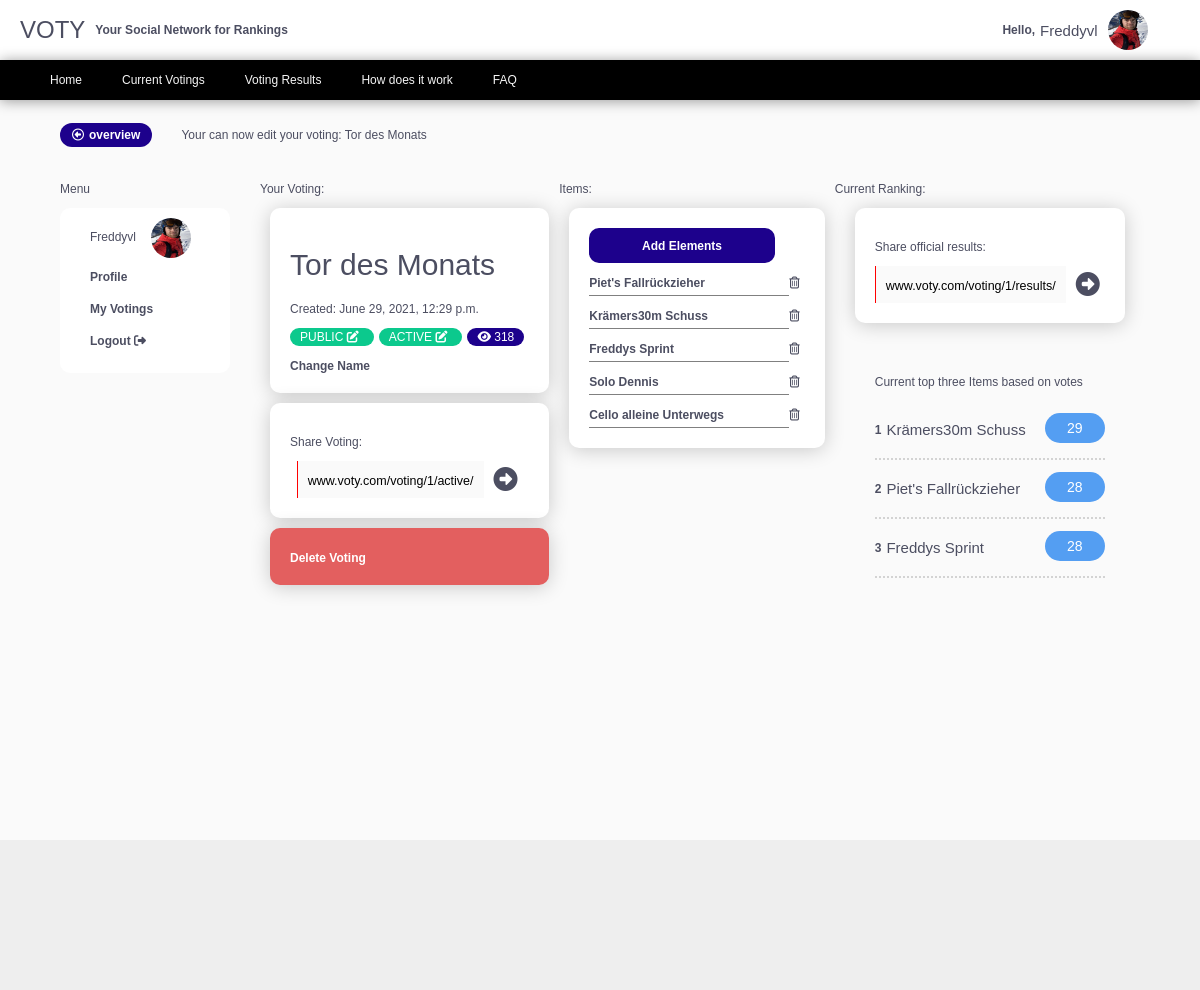
The app's page /voting/1/ (signed in) with its own data.
### users/models.py (models this page shows, shortened)
class Profile(models.Model):
    user = models.OneToOneField(User, on_delete=models.CASCADE)
    image = models.ImageField(default='default.jpg', upload_to='profile_pics')
    total_number_of_votings = models.SmallIntegerField(default=0)

### voting/models.py (models this page shows, shortened)
class Voting(models.Model):
    title = models.CharField(max_length=100)
    active = models.BooleanField(default=False)
    private = models.BooleanField(default=False)
    date_created = models.DateTimeField(default=timezone.now)
    author = models.ForeignKey(User, on_delete=models.CASCADE)
    number_of_votes = models.PositiveIntegerField(default=0)

class Element(models.Model):
    title = models.CharField(max_length=100)
    description = models.TextField(blank=True)
    voting = models.ForeignKey(Voting, on_delete=models.CASCADE, related_name='related_votings')
    likes = models.PositiveIntegerField(default=0)
    link = models.CharField(max_length=300, blank=True, default='https://images.pexels.com/photos/2444429/pexels-photo-2444429.jpeg?auto=compress&cs=tinysrgb&dpr=2&h=750&w=1260')

### voting/views.py (the view)
# urls.py: path('<int:pk>/', VotingDetailView.as_view(), name='voting-detail'),
class VotingDetailView(LoginRequiredMixin, UserPassesTestMixin, DetailView):
    model = Voting
    def test_func(self):
        voting = self.get_object()
        if self.request.user == voting.author:
            return True
        return False
    def get_context_data(self, **kwargs):
        context = super().get_context_data(**kwargs)
        context['elements'] = Element.objects.filter(voting_id=self.kwargs['pk'])
        context['ordered_elements'] = Element.objects.filter(voting_id=self.kwargs['pk']).order_by('-likes')[:3]
        return context

### voting/templates/voting/voting_detail.html
{% extends 'voting/base.html' %}
{% load crispy_forms_tags %}
{% load static %}
{% block extrahead %}
        <link rel="stylesheet" type="text/css "href="{% static 'voting/userrestricted-voting-detail.css' %}">
        <link rel="stylesheet" type="text/css "href="{% static 'voting/active-voting.css' %}">
{% endblock %}
{% block content %}
<div class="menu2 flex">
    <a class="btn-blue " href="{% url 'list-of-votings-userrestricted' %}"><i class="far fa-arrow-alt-circle-left"></i> overview</a>
    <p>Your can now edit your voting: {{object.title}} </p>
</div>
<div class="flex">
        <div>
            <p>Menu</p>
            <div class="menu-panel" id="menu-panel">
                <div class="avatar flex">
                        <p>{{user.username}}</p>
                        <img src="{{ user.profile.image.url }}" alt="{{ element.author }}" />
                </div>
                <p><a class="link" href="{% url 'profile' %}">Profile</a></p>
                <p><a class="link" href="{% url 'list-of-votings-userrestricted' %}">My Votings</a></p>
               <p><a class="link" href="{% url 'logout' %}">Logout <i class="fas fa-sign-out-alt"></i></a></p>
            </div>
        </div>
        <div>
            <p>Your Voting:</p>
            <div class="menu-header voting-card">
                <h1>{{ object.title }}</h1>
                <p>Created: {{ object.date_created }}</p>
                <div class="flex margin-top-bot">
                            {% if object.private %}
                            <div class="tag tag-orange">
                                <a href="{% url 'private' object.id %}">Private <i class="fas fa-edit"></i></a>
                            </div>
                            {% else %}
                            <div class="tag tag-green">
                                <a href="{% url 'private' object.id %}">Public <i class="fas fa-edit"></i></a>
                            </div>
                            {% endif %}
                            {% if object.active %}
                            <div class="tag tag-green">
                                <a href="{% url 'activate' object.id %}">Active <i class="fas fa-edit"></i></a>
                            </div>
                            {% else %}
                            <div class="tag tag-orange">
                                <a href="{% url 'activate' object.id %}">Deactivated <i class="fas fa-edit"></i></a>
                            </div>
                            {% endif %}
                            <div class="tag tag-blue"><span><i class="fas fa-eye"></i>  {{object.number_of_votes}}</span></div>
                        </div>
                <a href="{% url 'voting-update' object.id %}">Change Name</a>
            </div>
            <div class="voting-card">
                <p>Share Voting:</p>
                <div class="flex align-items-center">
                    <div class="share-url">
                        <small>www.voty.com{% url 'voting-active' object.id %}</small>
                    </div>
                    <a href="{% url 'voting-active' object.id %}" style="margin-left: 10px; font-size: 24px;"> <i class="fas fa-arrow-alt-circle-right"></i></a>
                </div>
            </div>
            <div class="voting-card" id="delete-btn">
                <a href="{% url 'voting-delete' object.id %}">Delete Voting</a>
            </div>
        </div>
        <div>
        <p>Items:</p>
            <div class="voting-card">
                <a class="create-btn" href="{% url 'add-elements' object.id %}">Add Elements</a>
                {% for element in elements %}
                <div class="flex">
                    <div class="element">
                        <a href="{% url 'element-detail' object.id element.id %}">{{ element.title }}</a>
                    </div>
                    <div class="element-delete">
                        <a href="{% url 'delete-element' object.id element.id %}"><i class="far fa-trash-alt"></i></a>
                    </div>
                </div>
                {% endfor %}
            </div>
        </div>
    {% if object.active %}
        <div>
            <p>Current Ranking:</p>
            <div style="margin-left: 10px;" ">
                <div class="voting-card">
                <p>Share official results:</p>
                <div class="flex align-items-center">
                    <div class="share-url">
                        <small>www.voty.com{% url 'voting-results' object.id %}</small>
                    </div>
                    <a href="{% url 'voting-results' object.id %}" style="margin-left: 10px; font-size: 24px;"> <i class="fas fa-arrow-alt-circle-right"></i></a>
                </div>
            </div>
            <div class="results">
                    <p>Current top three Items based on votes</p>
                    {% for element in ordered_elements  %}
                    <li>
                       <div class="flex align-items-center">
                           <p>{{ forloop.counter }}</p>
                           <p>{{element.title}}</p>
                       </div>
                       <div>
                           <p>
                               <div class="number-of-votes flex">
                                   {{element.likes}}
                               </div>
                           </p>
                       </div>
                   </li>
                {% endfor %}
            </div>
        </div>
        {% endif %}
    </div>
</div>
{% endblock content%}

### voting/templates/voting/base.html (shortened to what this page needs)
{% load static %}
<!DOCTYPE html>
<html lang="en">
<head>
    <link rel="stylesheet" type="text/css "href="{% static 'voting/main.css' %}">
    <link rel="stylesheet" type="text/css "href="{% static 'voting/navbar-avatar.css' %}">
    <link rel="stylesheet" type="text/css "href="{% static 'voting/card.css' %}">
    {% block extrahead %}
    {% endblock %}
</head>
<body>
    <div class="navbar flex space-between">
        <div class="logo flex">
            <h1>VOTY</h1>
            <h1 style="font-size: 12px;"> Your Social Network for Rankings</h1>
        </div>
        <div class="user-menu flex align-items-center">
        {% if user.is_authenticated %}
            <div class="dropdown">
                <div class="avatar flex align-items-center">
                    <p>Hello, </p>
                    <p>{{user.username}}</p>
                    <img src="{{ user.profile.image.url }}" alt="{{ element.author }}" />
                </div>
        </div>
        {% else %}
            <a  class="btn-blue" href="{% url 'login' %}">Login </a>
            <a  href="{% url 'register' %}"> Register</a>
        {% endif %}
        </div>
    </div>
    <div class="navbar2">
        <a href="">Home</a>
        <a href="{% url 'list-of-votings' %}">Current Votings</a>
        <a href="">Voting Results</a>
        <a href="">How does it work</a>
        <a href="">FAQ</a>
    </div>
    <div class="body-content">
        <div class="content">
            {% block content %}
            {% endblock %}
        </div>
    </div>
    <div class="footer">
    </div>
</body>
</html>

### voting/static/voting/main.css (style rules this page uses)
:root { --red: hsl(0, 78%, 62%); --cyan: hsl(180, 62%, 55%); --orange: hsl(34, 97%, 64%); --blue: hsl(212, 86%, 64%); --varyDarkBlue: hsl(234, 12%, 34%); --grayishBlue: hsl(229, 6%, 66%); --veryLightGray: hsl(0, 0%, 98%); --weight1: 200; --weight2: 400; --weight3: 600; }
h1:first-of-type { font-weight: var(--weight1); color: var(--varyDarkBlue); margin-right: 10px; }
h1:last-of-type { color: var(--varyDarkBlue); }
a, p:first-of-type { font-size: 12px; font-weight: var(--weight3); color: var(--varyDarkBlue); margin-right: 5px; text-decoration: none; }
p:last-of-type { color: var(--varyDarkBlue); font-weight: var(--weight1); }
.logo { margin-left: 20px; font-size: 12px; align-items: center; }
html, body { height: 100%; margin: 0; font-size: 15px; font-family: 'Poppins', sans-serif; background-color: var(--veryLightGray); }
.body-content { min-height: 100%; }
.flex { display: flex; }
.space-between { justify-content: space-between; }
.align-items-center { align-items: center; justify-content: center; }
.create-btn { background-color: #1d018c; color: white; display: flex; align-items: center; justify-content: center; height: 35px; padding: 1em; border-radius: 10px; margin-right: 30px; }
.btn-blue { padding: 1em; height: 10px; border-radius: 50px; background-color: #1d018c; display: flex; align-items: center; color: white; }
.btn-blue i { margin-right: 5px; }
.footer { background-color: #dedede73; height: 10em; padding: 2em; margin-top: -5em; margin-bottom: 0px; }
.margin-top-bot { margin: 10px 0px; }
.content { margin: auto; width: 90%; }

### voting/static/voting/navbar-avatar.css (style rules this page uses)
.user-menu { width: 200px; margin-right: 20px; }
.navbar { background-color: white; height: 60px; width: 100%; box-shadow: 0 1px 10px rgba(0, 0, 0, 0.2); }
.navbar2 { background-color: black; height: 40px; box-shadow: 0 1px 14px rgba(0, 0, 0, 0.4); padding: 0px 50px; display: flex; align-items: center; }
.navbar2 a { font-weight: var(--weight1); color: whitesmoke; margin-right: 40px; }
.menu2 { height: 40px; width: 100%; margin: 1em 0em; align-items: center; }
.menu2 p { margin: 0em 2em; }
.dropdown { position: relative; display: inline-block; }
.avatar img { border-radius: 50%; width: 40px; height: 40px; margin-right: 10px; margin-left: 10px; }

### voting/static/voting/card.css (style rules this page uses)
* { box-sizing: border-box; }
.tag { background: #cccccc; border-radius: 50px; font-size: 12px; margin: 0 5px 0px 0px; color: #fff; padding: 2px 10px; text-transform: uppercase; cursor: pointer; }
.tag a { color: white; text-decoration: none; cursor: pointer; font-weight: var(--weight1); }
.tag-green { background-color: #0cc98d; }
.tag-blue { background-color: #1d018c; }

### voting/static/voting/userrestricted-voting-detail.css (style rules this page uses)
.menu-panel { padding: 10px 10px 10px 30px; margin: 0px 30px 10px 0px; border-radius: 10px; overflow: hidden; min-width: 170px; }
#menu-panel { background-color: white; }
#delete-btn { background-color: #e35f5f; }
#delete-btn a { color: white; text-decoration: none; }
.voting-card { margin: 10px; padding: 20px; background-color: #fff; border-radius: 10px; box-shadow: 0 2px 20px rgba(0, 0, 0, 0.2); overflow: hidden; }
.element { margin-top: 10px; border-bottom: 1px solid grey; padding-bottom: 5px; min-width: 200px; }
.element a { text-decoration: none; }
.element-delete { margin-top: 10px; }
.share-url { background-color: var(--veryLightGray); padding: 10px; border-left: solid 1px red; }

### voting/static/voting/active-voting.css (style rules this page uses)
.results { padding: 2em; }
.results li { display: flex; align-items: center; justify-content: space-between; border-bottom: 2px dotted lightgrey; }
.number-of-votes { background: var(--blue); border-radius: 50px; font-size: 14px; color: #fff; width: 60px; height: 30px; padding: 2px 10px; align-items: center; justify-content: space-evenly; }

### records on screen
Voting: title "Tor des Monats", date_created "June 29, 2021, 12:29 p.m.", number_of_votes "318", id "/voting/1/active/", id "/voting/1/results/"
Element: title "Piet's Fallrückzieher", likes "28"
Element: title "Krämers30m Schuss", likes "29"
Element: title "Freddys Sprint", likes "28"
Element: title "Solo Dennis"
Element: title "Cello alleine Unterwegs"

### other values on screen
{{ user.username }} "Freddyvl"
